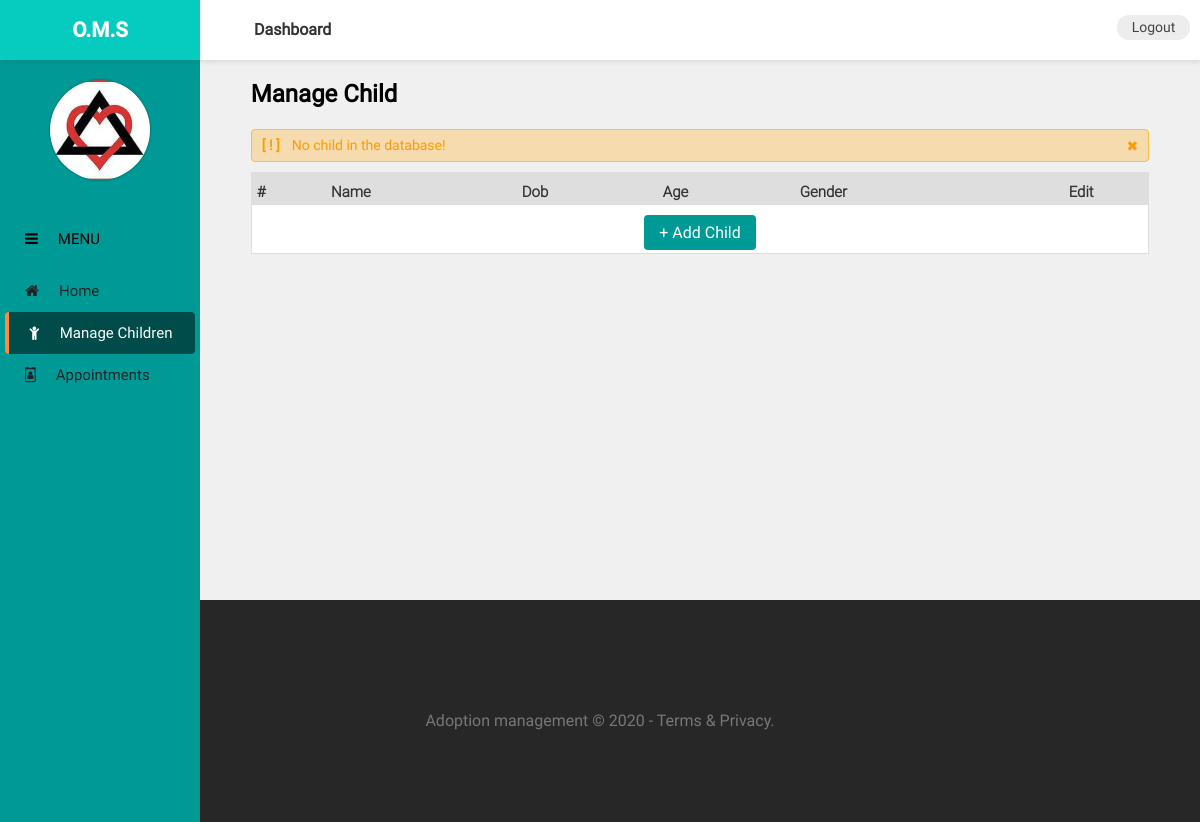
/Adoption/public/orphanage/godschild.php (signed in), run on an earlier commit of the app's database.
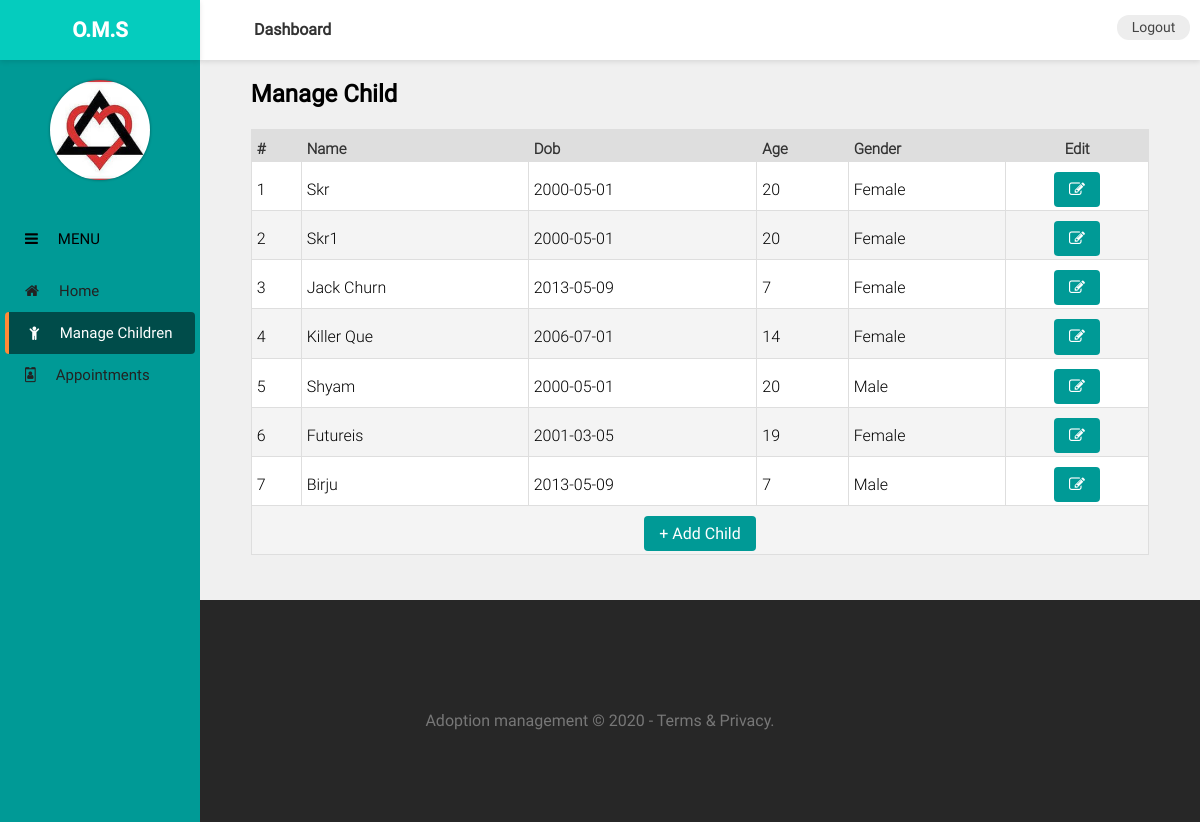
And on a later commit of the database.
### tables this page shows
CREATE TABLE `child` (
  `Child_id` int(5) UNSIGNED NOT NULL,
  `Name` varchar(100) DEFAULT NULL,
  `DOB` date DEFAULT NULL,
  `Age` int(20) NOT NULL,
  `Gender` varchar(6) DEFAULT NULL,
  `Weight` float(7,4) DEFAULT NULL,
  `Height` float(7,4) DEFAULT NULL,
  `Blood_group` varchar(20) DEFAULT NULL,
  `Photo` varchar(225) DEFAULT NULL,
  `Reg_id` int(5) UNSIGNED NOT NULL
);

### Adoption/public/orphanage/godschild.php (the view, shortened to what this page needs)
<?php
$userid = $_SESSION["userid"];
$sql = sprintf("SELECT Child_id, Name, DOB, Gender, Age FROM child WHERE Reg_id=%s", $userid);
$conn = connect_db();
$rs = mysqli_query($conn, $sql);
if(mysqli_num_rows($rs) == 0)
	$notice = '<p>No child in the database! <a class="close">&#x2716;</a></p>';
?>
<div class="row dashboard clearfix">
<?php
render('dashsidebar', array('levelup' => '2', 'fullname' => $_SESSION["fullname"], 'curpage' => 'godschild'));
?>
<div class="col-w-10 dash-main">
	<div class="dash-header clearfix">
		<div class="col-w-11 dash-container"><h3 style="line-height: 60px;margin-left: 50px; color: #333;">Dashboard</h3></div>
		<div class="col-w-1"><a href="./logout.php" class="btn btn-logout" style="margin-top: 15px;">Logout</a></div>
	</div>
	<div class="dash-body">
		<div class="row">
			<div class="col-w-11" style="float: none !important; margin: 0 auto;">
				<h1 style="margin-bottom: 20px; font-family: 'Roboto regular'; font-size: 1.5em;">Manage Child</h1>
				<?php
					if(isset($notice))
						echo '<div class="actNotify-notice">'. $notice .'</div>';
				?>
				<table width="100%" border="1" class="table">
					<tr class="tal thead">
						<th>#</th>
						<th>Name</th>
						<th>Dob</th>
						<th>Age</th>
						<th>Gender</th>
						<th class="tac">Edit</th>
					</tr>
					<?php
						if(mysqli_num_rows($rs) > 0)
						{
							$i = 1;
							while ($row = mysqli_fetch_array($rs, MYSQLI_ASSOC))
							{
								echo '<tr>';
								echo '<td>'. $i .'</td>';
								echo '<td>'. htmlspecialchars($row["Name"]) .'</td>';
								echo '<td>'. htmlspecialchars($row["DOB"]) .'</td>';
								echo '<td>'. htmlspecialchars($row["Age"]) .'</td>';
								if($row["Gender"] == 1)
									echo '<td>Male</td>';
								else
									echo '<td>Female</td>';
								echo '<td class="tac"><a href="editchild.php?chid='. $row["Child_id"] .'" class="btn btn-sm accent-primary"><i class="fa fa-pencil-square-o" aria-hidden="true"></i></a></td>';
								echo '</tr>';
								$i++;
							}
						}
					?>
					<tr>
						<td colspan="7" class="tac"><a href="addchild.php" class="btn btn-sm accent-primary">+ Add Child</a></td>
					</tr>
				</table>
			</div>
		</div>
	</div>
</div>
</div>

### Adoption/templates/dashsidebar.php (shortened to what this page needs)
<div class="col-w-2 dash-sidebar accent-primary">
	<div class="brand-header" style="background-color: #05ccbe;">
		<h3>O.M.S</h3>
	</div>
	<div class="dash-container user-info">
		<div class="user-avatar" style="background-image: url('Adoption/Adoption.jpeg');"></div>
	</div>
	<div class="dash-menu">
		<ul>
			<li><a><i class="fa fa-bars" aria-hidden="true"></i>Menu</a></li>
			<?php
				if($_SESSION["usertype"] == 2)
					$pages = array("home", "appointments", "godschild", "donation");
				foreach ($pages as $page)
				{
					if($page == $curpage)
					{
						switch ($page)
						{
							case 'godschild':
								echo '<li class="active"><a href="'. $page .'.php"><i class="fa fa-child" aria-hidden="true"></i>Manage Children</a></li>';
								break;
						}
					}
					else
					{
						switch ($page)
						{
							case 'home':
								echo '<li><a href="index.php"><i class="fa fa-home" aria-hidden="true"></i>Home</a></li>';
								break;
							case 'donation':
								echo '<li><a href="'. $page .'.php"><i class="fa fa-id-badge" aria-hidden="true"></i>Appointments</a></li>';
								break;
							default:
								break;
						}
					}
				}
			?>
		</ul>
	</div>
</div>

What changed in the data, as far as the page shows it:
now on this page (row edited): child: Name "Skr", DOB "2000-05-01", Age "20", Gender "Female"
added child: Name "Skr1", DOB "2000-05-01", Age "20", Gender "Female"
added child: Name "Jack Churn", DOB "2013-05-09", Age "7", Gender "Female"
added child: Name "Killer Que", DOB "2006-07-01", Age "14", Gender "Female"
added child: Name "Shyam", DOB "2000-05-01", Age "20", Gender "Male"
added child: Name "Futureis", DOB "2001-03-05", Age "19", Gender "Female"
added child: Name "Birju", DOB "2013-05-09", Age "7", Gender "Male"
Also different on the page:
text no longer shown: "No child in the database! ✖"
